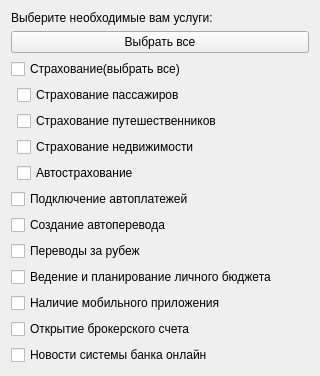
            <widget class="QWidget" name="scrollAreaWidgetContents">
             <property name="geometry">
              <rect>
               <x>0</x>
               <y>0</y>
               <width>320</width>
               <height>348</height>
              </rect>
             </property>
             <layout class="QVBoxLayout" name="verticalLayout_4">
              <item>
               <widget class="QLabel" name="label">
                <property name="text">
                 <string>Выберите необходимые вам услуги:</string>
                </property>
               </widget>
              </item>
              <item>
               <widget class="QPushButton" name="selectAll">
                <property name="text">
                 <string>Выбрать все</string>
                </property>
               </widget>
              </item>
              <item>
               <widget class="QCheckBox" name="turnInsurance">
                <property name="text">
                 <string>Страхование(выбрать все)</string>
                </property>
               </widget>
              </item>
              <item>
               <layout class="QFormLayout" name="formLayout_3">
                <item row="0" column="1">
                 <widget class="QCheckBox" name="insurancePassangers">
                  <property name="text">
                   <string>Страхование пассажиров</string>
                  </property>
                 </widget>
                </item>
                <item row="1" column="1">
                 <widget class="QCheckBox" name="insuranceTravellers">
                  <property name="text">
                   <string>Страхование путешественников</string>
                  </property>
                 </widget>
                </item>
                <item row="2" column="1">
                 <widget class="QCheckBox" name="insuranceEstate">
                  <property name="text">
                   <string>Страхование недвижимости</string>
                  </property>
                 </widget>
                </item>
                <item row="3" column="1">
                 <widget class="QCheckBox" name="insuranceAuto">
                  <property name="text">
                   <string>Автострахование</string>
                  </property>
                 </widget>
                </item>
               </layout>
              </item>
              <item>
               <widget class="QCheckBox" name="autoPayments">
                <property name="text">
                 <string>Подключение автоплатежей</string>
                </property>
               </widget>
              </item>
              <item>
               <widget class="QCheckBox" name="createAutoPayments">
                <property name="text">
                 <string>Создание автоперевода</string>
                </property>
               </widget>
              </item>
              <item>
               <widget class="QCheckBox" name="foreignTransfer">
                <property name="text">
                 <string>Переводы за рубеж</string>
                </property>
               </widget>
              </item>
              <item>
               <widget class="QCheckBox" name="personalBudget">
                <property name="text">
                 <string>Ведение и планирование личного бюджета</string>
                </property>
               </widget>
              </item>
              <item>
               <widget class="QCheckBox" name="mobileApp">
                <property name="text">
                 <string>Наличие мобильного приложения</string>
                </property>
               </widget>
              </item>
              <item>
               <widget class="QCheckBox" name="brokerAccount">
                <property name="text">
                 <string>Открытие брокерского счета </string>
                </property>
               </widget>
              </item>
              <item>
               <widget class="QCheckBox" name="news">
                <property name="text">
                 <string>Новости системы банка онлайн</string>
                </property>
               </widget>
              </item>
             </layout>
            </widget>
